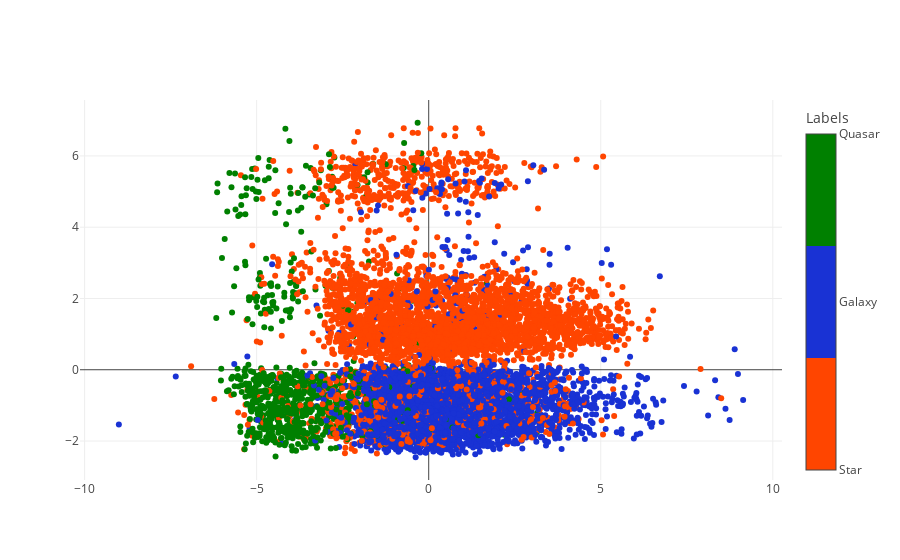

Here is the notebook cell this chart was saved with:
### Code cell
import plotly.graph_objs as go
import numpy as np
import plotly

index = 0
label = np.zeros(shape = [len(y)])

for line in y:
  if line == "STAR":
    label[index] = 0
  elif line == "GALAXY":
    label[index] = 1
  else:
    label[index] = 2
  index = index + 1

trace = go.Scatter(
    x = Xpca[:, 0],
    y = Xpca[:, 1],
    mode = "markers",
    marker = dict(
        color = label,
        colorscale = CommonTools.pl_colorscale,
        colorbar = dict(
            title = "Labels",
            tickvals = [0, 1, 2],
            ticktext = ["Star", "Galaxy", "Quasar"]
        )
    )
)
fig = go.Figure(data = [trace])
CommonTools.enable_plotly_in_cell()
plotly.offline.iplot(fig, filename="1vs2")

### Figure 1 — Plotly figure (JSON) as saved in the notebook; plotly's stock layout.template omitted (floating-point values rounded to 4 significant figures; data arrays with more than 128 entries replaced by an {"elided": "..."} marker saying what was removed)
{"data": [{"uid": "e6f1b92d-632c-4d31-98cd-108bf981d670", "y": {"elided": "10000 float values"}, "mode": "markers", "marker": {"color": {"elided": "10000 int values"}, "colorbar": {"ticktext": ["Star", "Galaxy", "Quasar"], "title": {"text": "Labels"}, "tickvals": [0, 1, 2]}, "colorscale": [[0, "#FF4500"], [0.333, "#FF4500"], [0.333, "#1932D4"], [0.666, "#1932D4"], [0.666, "#008000"], [1, "#008000"]]}, "x": {"elided": "10000 float values"}, "type": "scatter"}], "layout": {}}
